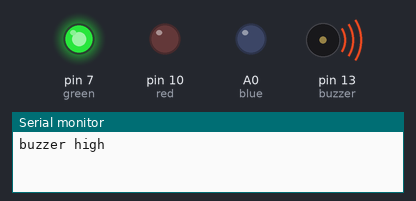
A sketch run on a simulated Arduino Uno, built with avr-gcc and run on an emulated ATmega328P. On the bench: output pins drawn as LEDs (lit = HIGH), buzzer (waves = sounding), the last lines printed to the serial monitor.

Above: at 0.5 s.
At 3.5 s:
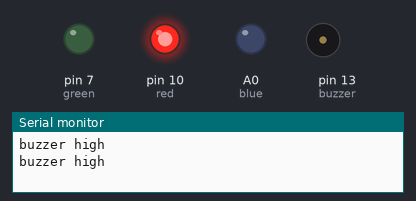
Timing chart, 0 to 4.6 s (numbered marks = the images above):
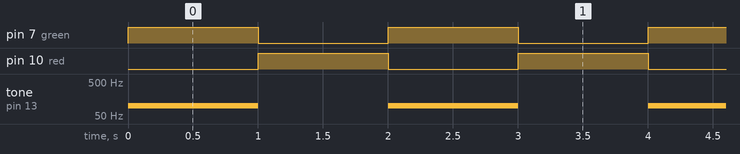

The sketch:

buzzer.ino
```cpp
int arr=A0;
int buzzer=13;
int red=10;
int blue=A0;
int green=7;

void setup()
{
  Serial.begin(9600);
  pinMode(buzzer,OUTPUT);
  pinMode(red,OUTPUT);
  pinMode(blue,OUTPUT);
  pinMode(green,OUTPUT);
}

void loop()
{
  analogWrite(red,0);
 analogWrite(blue,0);
 analogWrite(green,255);
  tone(buzzer,100);
  Serial.println("buzzer high");
  delay(1000);
  noTone(buzzer);
  analogWrite(red,255);
 analogWrite(blue,0);
 analogWrite(green,0);
  delay(1000);

}
```

Measured:
- by itself, pin 7 (green), pin 10 (red): alternates HIGH for 1.0 s and LOW for 1.0 s
- by itself, tone on pin 13 (buzzer): alternates 100 Hz for 1.0 s and silent for 1.0 s
